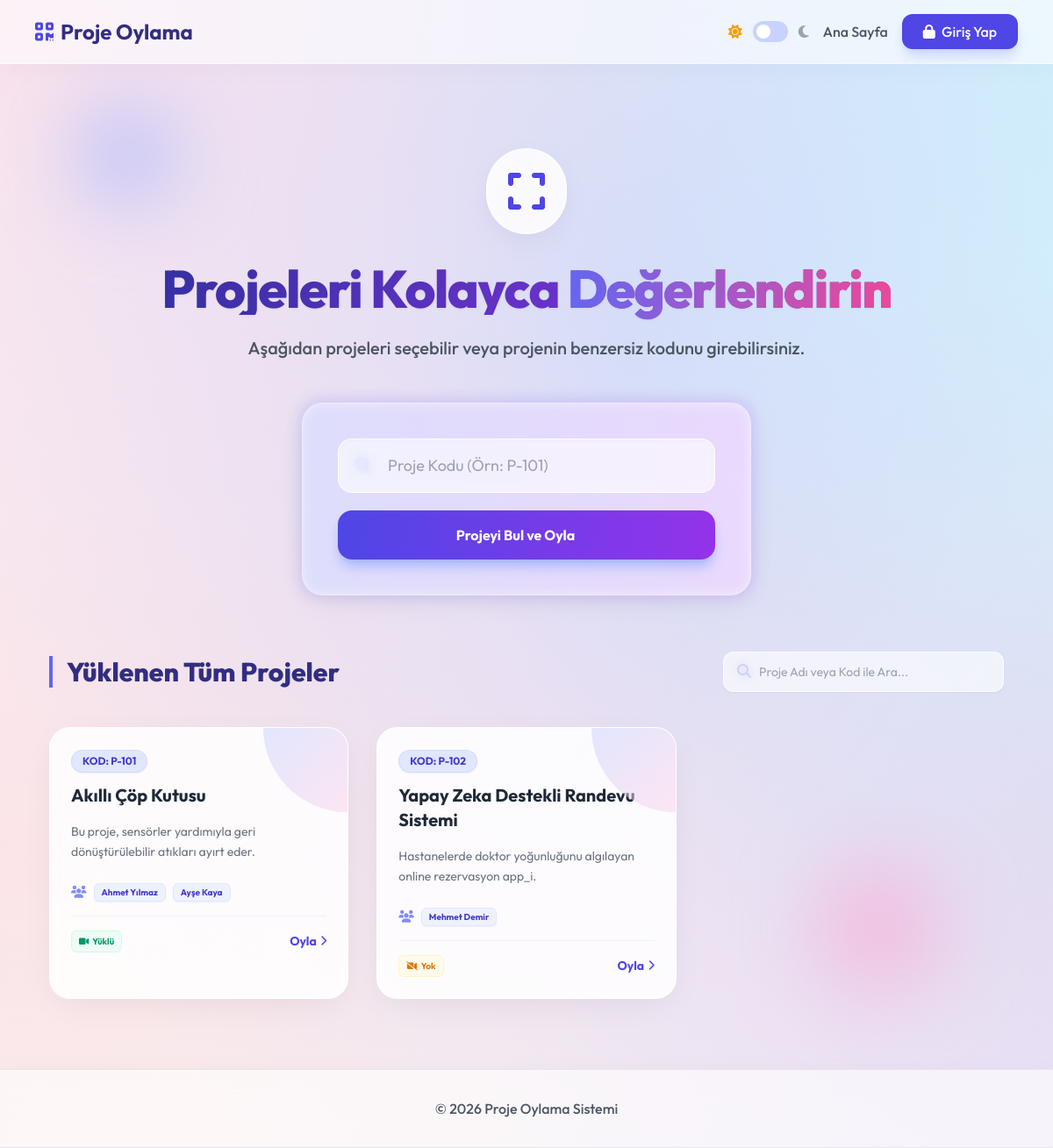
The page /puanlama/index.php on the database its author committed.
### tables this page shows
CREATE TABLE `projects` (
  `id` varchar(50) NOT NULL PRIMARY KEY,
  `name` varchar(255) NOT NULL,
  `description` text,
  `team_members` text,
  `video_url` varchar(255) DEFAULT NULL,
  `created_at` timestamp NOT NULL DEFAULT current_timestamp()
);

### puanlama/index.php (the view, shortened to what this page needs)
<?php
require_once 'includes/db.php';
require_once 'includes/header.php';
$stmt_all = $pdo->query("SELECT * FROM projects ORDER BY created_at DESC");
$all_projects = $stmt_all->fetchAll();
?>
<div class="flex flex-col items-center justify-center min-h-[70vh] text-center relative z-10 py-10">
    <div class="absolute top-0 left-10 w-32 h-32 bg-indigo-300 rounded-full mix-blend-multiply filter blur-2xl opacity-50 float-animation-delayed -z-10 dark:hidden"></div>
    <div class="absolute bottom-10 right-20 w-40 h-40 bg-pink-300 rounded-full mix-blend-multiply filter blur-2xl opacity-50 float-animation -z-10 dark:hidden"></div>
    <div class="glass-card p-6 rounded-full inline-flex items-center justify-center mb-8 mt-4 float-animation">
        <i class="fa-solid fa-expand text-5xl text-indigo-600"></i>
    </div>
    <h1 class="text-4xl md:text-6xl font-extrabold text-transparent bg-clip-text bg-gradient-to-r from-indigo-800 to-purple-600 dark:from-indigo-300 dark:to-purple-300 mb-6 tracking-tight drop-shadow-sm">
        Projeleri Kolayca <span class="text-transparent bg-clip-text bg-gradient-to-r from-indigo-500 to-pink-500 dark:from-indigo-400 dark:to-pink-400">Değerlendirin</span>
    </h1>
    <p class="text-lg md:text-xl text-gray-600 dark:text-gray-300 mb-12 max-w-2xl font-medium leading-relaxed">
        Aşağıdan projeleri seçebilir veya projenin benzersiz kodunu girebilirsiniz.
    </p>
    <div class="glass-card p-8 md:p-10 rounded-3xl w-full max-w-lg relative mb-16">
        <div class="absolute -inset-1 bg-gradient-to-r from-indigo-500 to-purple-500 rounded-3xl blur opacity-20 group-hover:opacity-100 transition duration-1000 group-hover:duration-200"></div>
        <form action="vote.php" method="GET" class="relative space-y-5 z-10">
            <div class="relative group">
                <i class="fa-solid fa-magnifying-glass absolute left-5 top-4 text-indigo-400 dark:text-indigo-300 text-lg transition-transform group-focus-within:scale-110 group-focus-within:text-indigo-600 dark:group-focus-within:text-indigo-200"></i>
                <input type="text" name="id" required placeholder="Proje Kodu (Örn: P-101)"
                       class="glass-input w-full pl-14 pr-4 py-4 rounded-2xl text-lg focus:outline-none">
            </div>
            <button type="submit" class="w-full bg-gradient-to-r from-indigo-600 to-purple-600 dark:from-indigo-500 dark:to-purple-500 text-white font-bold py-4 rounded-2xl hover:from-indigo-700 hover:to-purple-700 dark:hover:from-indigo-400 dark:hover:to-purple-400 transition shadow-lg shadow-indigo-300 dark:shadow-none hover:shadow-xl hover:-translate-y-1 duration-300 group">
                Projeyi Bul ve Oyla
            </button>
        </form>
    </div>
    <div class="w-full max-w-6xl mx-auto px-4" id="allProjectsSection">
        <div class="flex flex-col md:flex-row justify-between items-start md:items-center mb-10 gap-4">
            <h2 class="text-3xl font-extrabold text-indigo-900 dark:text-indigo-200 border-l-4 border-indigo-500 pl-4">Yüklenen Tüm Projeler</h2>
            <div class="relative w-full md:w-80 group">
                <i class="fa-solid fa-magnifying-glass absolute left-4 top-3.5 text-indigo-400 dark:text-indigo-300 group-focus-within:text-indigo-600 dark:group-focus-within:text-indigo-100 transition-colors"></i>
                <input type="text" id="liveSearchInput" placeholder="Proje Adı veya Kod ile Ara..." class="glass-input w-full pl-10 pr-4 py-3 rounded-xl text-sm shadow-sm focus:shadow-md transition-shadow">
            </div>
        </div>
        <?php if(count($all_projects) > 0): ?>
            <div class="grid grid-cols-1 md:grid-cols-2 lg:grid-cols-3 gap-8 text-left" id="projectsGrid">
                <?php foreach($all_projects as $p): ?>
                    <a href="vote.php?id=<?php echo urlencode($p['id']); ?>" class="project-card block glass-card rounded-3xl p-6 relative overflow-hidden group hover:-translate-y-2 hover:shadow-xl dark:hover:shadow-[0_0_25px_rgba(79,70,229,0.3)] transition-all duration-300" data-name="<?php echo htmlspecialchars(strtolower($p['name'])); ?>" data-code="<?php echo htmlspecialchars(strtolower($p['id'])); ?>">
                        <div class="absolute top-0 right-0 w-24 h-24 bg-gradient-to-br from-indigo-200 to-pink-200 dark:from-indigo-500 dark:to-pink-500 rounded-bl-full opacity-50 dark:opacity-20 group-hover:scale-150 transition-transform duration-500"></div>
                        <div class="mb-4">
                            <span class="inline-block bg-indigo-100 dark:bg-indigo-900/40 text-indigo-700 dark:text-indigo-300 text-xs font-bold px-3 py-1 rounded-full mb-3 shadow-sm border border-indigo-200/50 dark:border-indigo-500/30">KOD: <?php echo htmlspecialchars($p['id']); ?></span>
                            <h3 class="text-xl font-bold text-gray-800 dark:text-gray-100 group-hover:text-indigo-600 dark:group-hover:text-indigo-300 transition-colors line-clamp-2"><?php echo htmlspecialchars($p['name']); ?></h3>
                        </div>
                        <p class="text-gray-500 dark:text-gray-400 text-sm mb-6 line-clamp-3 leading-relaxed"><?php echo htmlspecialchars($p['description']); ?></p>
                        <div class="flex flex-wrap items-center gap-2 mb-4">
                            <i class="fa-solid fa-users text-indigo-400 dark:text-indigo-300 text-sm"></i>
                            <?php
                                $members = explode(',', $p['team_members'] ?? 'Belirtilmedi');
                                foreach($members as $m):
                                    $m = trim($m);
                            ?>
                                <span class="bg-indigo-50 dark:bg-black/30 text-indigo-700 dark:text-indigo-200 border border-indigo-100 dark:border-white/10 text-[10px] font-bold px-2 py-0.5 rounded-md shadow-sm">
                                    <?php echo htmlspecialchars($m); ?>
                                </span>
                            <?php
                                endforeach;
                            ?>
                        </div>
                        <div class="flex justify-between items-center border-t border-indigo-100/50 pt-4 relative z-10">
                            <?php if($p['video_url']): ?>
                                <span class="text-emerald-600 text-[10px] font-bold flex items-center bg-emerald-50 px-2 py-1 rounded-md border border-emerald-100"><i class="fa-solid fa-video mr-1"></i> Yüklü</span>
                            <?php else: ?>
                                <span class="text-amber-600 text-[10px] font-bold flex items-center bg-amber-50 px-2 py-1 rounded-md border border-amber-100"><i class="fa-solid fa-video-slash mr-1"></i> Yok</span>
                            <?php endif; ?>
                            <span class="text-indigo-600 font-bold text-sm group-hover:text-purple-600 transition-colors flex items-center">
                                Oyla <i class="fa-solid fa-chevron-right ml-1 text-xs transition-transform group-hover:translate-x-1"></i>
                            </span>
                        </div>
                    </a>
                <?php endforeach; ?>
            </div>
        <?php endif; ?>
    </div>
</div>
<?php require_once 'includes/footer.php'; ?>

### puanlama/public/css/style.css (style rules this page uses)
body { -webkit-font-smoothing: antialiased; -moz-osx-font-smoothing: grayscale; }
.bg-mesh-light { background-color: #f6f8fd; background-image: radial-gradient(at 40% 20%, hsla(228,100%,74%,0.2) 0px, transparent 50%), radial-gradient(at 80% 0%, hsla(189,100%,56%,0.2) 0px, transparent 50%), radial-gradient(at 0% 50%, hsla(355,100%,93%,0.5) 0px, transparent 50%), radial-gradient(at 80% 50%, hsla(340,100%,76%,0.2) 0px, transparent 50%), radial-gradient(at 0% 100%, hsla(22,100%,77%,0.2) 0px, transparent 50%), radial-gradient(at 80% 100%, hsla(242,100%,70%,0.2) 0px, transparent 50%), radial-gradient(at 0% 0%, hsla(343,100%,76%,0.2) 0px, transparent 50%); background-size: 150% 150%; animation: driftMesh 15s ease infinite alternate; min-height: 100vh; }
.glass-card { background: rgba(255, 255, 255, 0.85); backdrop-filter: blur(12px); -webkit-backdrop-filter: blur(12px); border: 1px solid rgba(255, 255, 255, 0.9); box-shadow: 0 10px 40px -10px rgba(0,0,0,0.08); transition: all 0.4s cubic-bezier(0.175, 0.885, 0.32, 1.275); }
.glass-input { background: rgba(255, 255, 255, 0.6); backdrop-filter: blur(5px); border: 1px solid rgba(255, 255, 255, 0.8); box-shadow: inset 0 2px 4px 0 rgba(0, 0, 0, 0.02); transition: all 0.3s ease; }
.float-animation { animation: float 6s ease-in-out infinite; }
.float-animation-delayed { animation: float 6s ease-in-out 3s infinite; }

### rows shown on the page
projects: id "P-101", name "Akıllı Çöp Kutusu", description "Bu proje, sensörler yardımıyla geri dönüştürülebilir atıkları ayırt eder.", team_members "Ahmet Yılmaz", team_members "Ayşe Kaya", shows "Yüklü"
projects: id "P-102", name "Yapay Zeka Destekli Randevu Sistemi", description "Hastanelerde doktor yoğunluğunu algılayan online rezervasyon app_i.", team_members "Mehmet Demir", shows "Yok"
